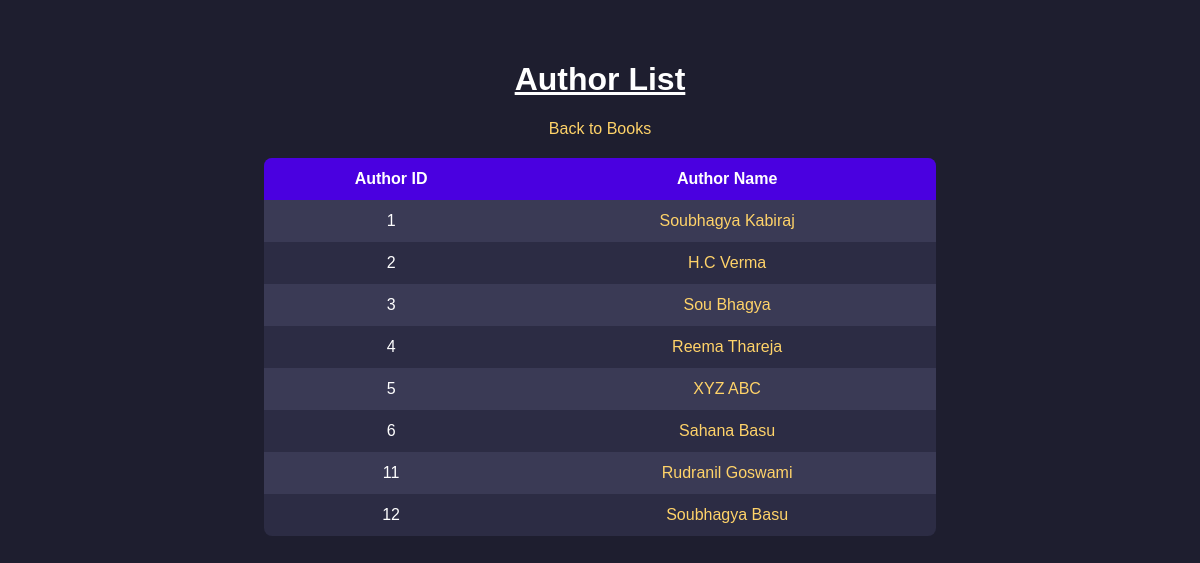
Screenshot of /authors/ with the database file from the repository.
### library/models.py (models this page shows, shortened)
class Author(models.Model):
    first_name=models.CharField(max_length=50)
    last_name=models.CharField(max_length=50)
    birth_date=models.DateField()

### library/views.py (the view)
# urls.py: path('authors/',views.author_list,name='author_list'),
def author_list(request):
    authors=Author.objects.all()
    context={'authors':authors}
    return render(request, 'library/author_list.html', context)

### template/library/author_list.html (shortened to what this page needs)
<!DOCTYPE html>
<html lang="en">
<head>
</head>
<body>
<h1><u>Author List</u></h1>
<div class="back">
    <a href="{% url 'book_list_fbv' %}">Back to Books</a>
</div>
<table>
    <tr>
        <th>Author ID</th>
        <th>Author Name</th>
    </tr>
    {% for author in authors %}
    <tr>
        <td>{{ author.id }}</td>
        <td>
            <a href="{% url 'book_by_author' author.id %}">
                {{ author.first_name }} {{ author.last_name }}
            </a>
        </td>
    </tr>
    {% endfor %}
</table>
</body>
</html>

### template/library/author_list.html (style rules this page uses)
body { font-family: Arial, Helvetica, sans-serif; background: #1e1e2f; color: white; margin: 0; padding: 40px; }
h1 { text-align: center; }
table { width: 60%; margin: auto; border-collapse: collapse; background: #2c2c44; border-radius: 8px; overflow: hidden; }
th, td { padding: 12px; text-align: center; }
th { background: #4a00e0; color: white; }
tr:nth-child(even) { background: #3a3a55; }
a { color: #ffd369; text-decoration: none; }
.back { text-align: center; margin-bottom: 20px; }

### rows the page displays
Author: id "1", first_name "Soubhagya", last_name "Kabiraj"
Author: id "2", first_name "H.C", last_name "Verma"
Author: id "3", first_name "Sou", last_name "Bhagya"
Author: id "4", first_name "Reema", last_name "Thareja"
Author: id "5", first_name "XYZ", last_name "ABC"
Author: id "6", first_name "Sahana", last_name "Basu"
Author: id "11", first_name "Rudranil", last_name "Goswami"
Author: id "12", first_name "Soubhagya", last_name "Basu"
